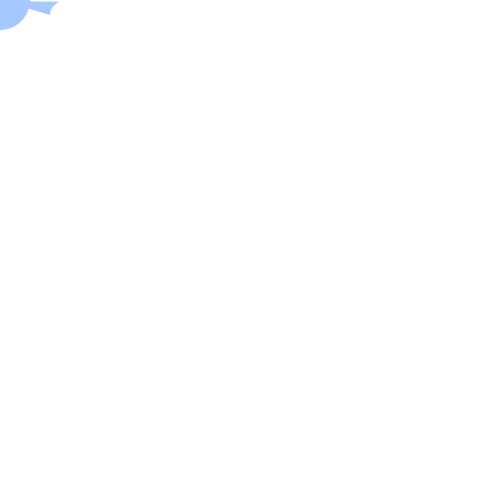
Frame 1 (no input)
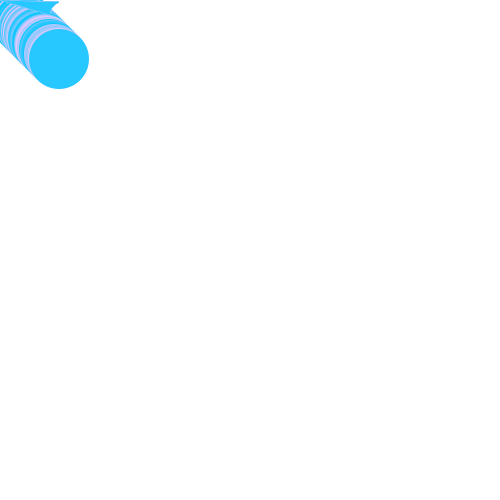
Frame 60 (the mouse pressed at the canvas centre just before this capture)
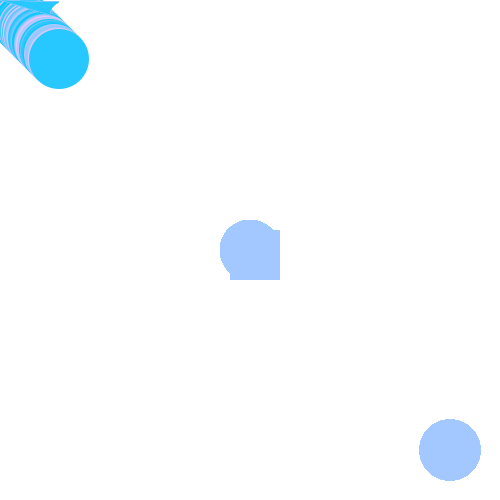
Frame 120 (the mouse held since frame 60 and released just before this capture)

The Processing sketch that drew these frames (run headless with seeded random() and noise(); from frame 60 on, the mouse is pressed at the canvas centre):

// Processing sketch: processing_51858
// ── processing_51858.pde

int counter, xx, yy;
 
void setup() {  //setup function called initially, only once
  size(500, 500);
  background(255);  //set background white
//  colorMode(HSB);   //set colors to Hue, Saturation, Brightness mode
  counter = 0;
  xx = 0;
  yy = 0;
}
 
void draw() {  //draw function loops
  counter++;
  noStroke();
  fill(random(255),200,255,300);
   
  if(mousePressed == true) { //add some interaction
    ellipse(mouseX, mouseY, 60, 60);
    rect(mouseX-20, mouseY-20, 50, 50);
    line(50,20,70,100);
    //animate two - circle flying diagonally across
    ellipse(450, 450, xx, yy);
     
    if (xx <= 60)
      xx++;
    else
      xx--;
      
     if (yy <= 60)
      yy++;
    else
      yy--;

  }
  else {
  
    
  smooth();
  noStroke();
  beginShape();
  vertex(50, 15); 
  bezierVertex(50, -5, 90, 5, mouseX, mouseY); 
  vertex(50, 15); 
  bezierVertex(50, -5, 10, 5, mouseX, mouseY); 
  endShape();
  
//animate one - circle on right hand corner
  ellipse(xx, yy, 60, 60);
   if (xx <= 500)
      xx++;
    else
      xx--;
      
     if (yy <= 500)
      yy++;
    else
      yy--;

  
  }

}
